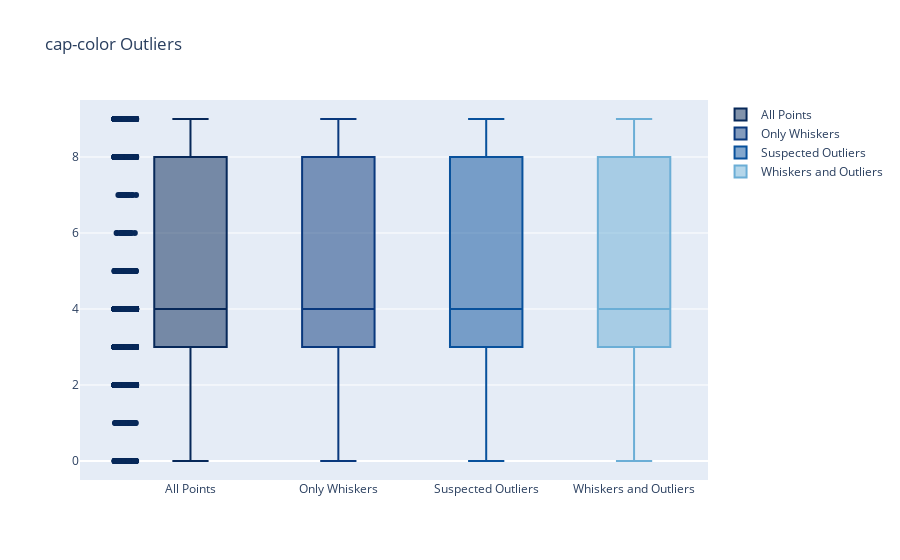

This figure's notebook cell:
### Code cell
OutLiersBox(data,data.columns[3])

### Figure 1 — Plotly figure (JSON) as saved in the notebook; plotly's stock layout.template omitted (floating-point values rounded to 4 significant figures; data arrays with more than 128 entries replaced by an {"elided": "..."} marker saying what was removed)
{"data": [{"boxpoints": "all", "jitter": 0.3, "line": {"color": "rgb(7,40,89)"}, "marker": {"color": "rgb(7,40,89)"}, "name": "All Points", "pointpos": -1.8, "type": "box", "y": {"elided": "8124 int values"}}, {"boxpoints": false, "line": {"color": "rgb(9,56,125)"}, "marker": {"color": "rgb(9,56,125)"}, "name": "Only Whiskers", "type": "box", "y": {"elided": "8124 int values"}}, {"boxpoints": "suspectedoutliers", "line": {"color": "rgb(8,81,156)"}, "marker": {"color": "rgb(8,81,156)", "line": {"outliercolor": "rgba(219, 64, 82, 0.6)", "outlierwidth": 2}, "outliercolor": "rgba(219, 64, 82, 0.6)"}, "name": "Suspected Outliers", "type": "box", "y": {"elided": "8124 int values"}}, {"boxpoints": "outliers", "line": {"color": "rgb(107,174,214)"}, "marker": {"color": "rgb(107,174,214)"}, "name": "Whiskers and Outliers", "type": "box", "y": {"elided": "8124 int values"}}], "layout": {"title": {"text": "cap-color Outliers"}}}
